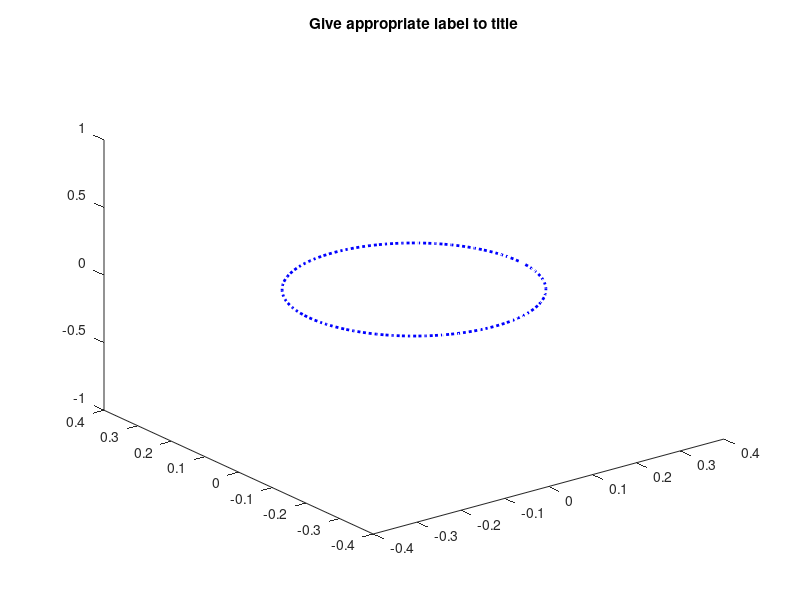

This figure's MATLAB source: (Note: this script raises an error after producing the figure.)
%% BME 445 Lab Module 3
% This is a MATLAB Live Script (only available in advanced versions of MATLAB).  
%% Lab 5 Task 1 - study the overall code.  See insructions for details.
%% Set up Membrane Ring (George R. Mines Experiment)
% This part of the code sets up the membrane ring for a re-entry model.
%%
NumLocs = 100;                  % Number of locations
radius = 1.5/(2*pi);            % radius
d_theta = 2*pi./NumLocs;        % distance in radial coordinates
theta = d_theta*(0:NumLocs-1);
x=radius*cos(theta);            % Polar coordinates x
y=radius*sin(theta);            % Polar coordinates y
ground = zeros(1,NumLocs);      % Create the ring at rest potential
dx = 0.015;

R_i = .5;
a = 0.002;

% Test out 3D plot of a ring
plot3(x,y,ground,':b', 'LineWidth', 2);
title('Give appropriate label to title');

%% Set up Initial Variables and Input Options
% This is a simple interface using the input command to set up the 
%%
disp('BME 445 Final Project Tasks')
mode_flag = input(...
    ['   Healthy mode         (press 1) ',...
    '\n   Unidirectional block (press 2) ',... 
    '\n   Your choice: ']);
% Lab 6 task - Consider adding later
% Uncomment below for Lab #6 (Apr 3), and add to above options.
%'\n   VFib model           (press 3) ',... 
%'\n   _________________    (press 4) ',...

% Uncomment below for Lab #6 (Apr 3)
% add_defib = input('Add Defibrillator? \n  Yes (press 1), \n  No  (press 0): ');

dur_total = input('Total duration of simulation? (ms, deault 40) ');

dt = 0.01;
numsteps = dur_total/dt;
%% Set up regular stimulus currents for simulated heart beats
%%
% Create first Stimuli 
I_stim1 = 250;
tdur = 1;
tdelay = 0;
Nstim_pos1 = 75;

% Create second Stimuli
I_stim2 = 350;
tdur2 = 1;
tdelay2 = input('Time of 2nd stimuli: ');
Nstim_pos2 = input('Location of 2nd stimuli: ');
%% 
% Lab #6-7 - Debrillator code will be implemented in April.

%  This is the defibrillator variable.
I_defib = 350;
tdur3 = 1;
tdelay3 = 20;
Nstim3=1:100;

% Heart Stimulus after defibrillation that stabilizes the heart
I_stim4 = 350;
tdur4 = 1;
tdelay4 = 35;
Nstim4 = 75;

% Setting up the cable parameters.
v_m = ground;                      

C_m = 1; 
g_L_sup = 0.3; 
g_Na_sup = 120;  
g_K_sup = 36;  
e_K = -12.26;  
e_Na = 117.56;
%% Initialize m, n, h parameters.
%%
% Calculation of initial alpha and beta values.
m = alpha_m(v_m)./(alpha_m(v_m)+beta_m(v_m));
n = alpha_n(v_m)./(alpha_n(v_m)+beta_n(v_m));
h = alpha_h(v_m)./(alpha_h(v_m)+beta_h(v_m));
%% Initialize conductivity and current values.
%%
% Calculation of conductivity and current values

g_K = g_K_sup*n.^4;
g_Na = g_Na_sup*m.^3.*h;
g_L = g_L_sup*ones(1,NumLocs);

% Finding e_L
e_L = (ik(v_m,n,g_K,e_K) + ina(v_m,m,h,g_Na,e_Na))./g_L;

V = v_m; 
M = m;  N = n; H = h; G_k = g_K; G_na = g_Na;
I_na = ina(v_m,m,h,g_Na,e_Na);
I_k = ik(v_m,n,g_K,e_K);
I_l = il(v_m,g_L,e_L);

I_Na = I_na;
G_Na = I_na./(v_m-e_Na);

I_K = I_k;
G_K = G_k;

Iion = I_k + I_na + I_l;
I_S = ground;
%% Lab #5 Task 2. This part of the code sets up the Cable Equations. 
%%
% Matrix A will play a very important part of setting up 
% the cable equations for this Final Project.

% Setting up Matrix A:
b1 = 1; b2 = 2;
A = [-b2, b1, zeros(1,NumLocs-3), b1; b1, -b2, b1, zeros(1,NumLocs-3)];

for k = 3:NumLocs-1
    B = 0*linspace(1,NumLocs,NumLocs);
    B(k-1) = b1; B(k) = -b2; B(k+1) = b1;
    A = [A; B];
end

A = [A; [b1, [zeros(1,NumLocs-3)], b1,-b2]];
% Matrix A is set.

I_s = I_S;
coeff_A = a/(2*R_i*dx*dx)*ones(1,NumLocs);
%% Lab 5 Task 3 - Modification for Unidirectional Block (Disease Model)
%%
% unidirectional block (Disease)
if mode_flag == 2 || mode_flag == 3
    % In Lab #5, you are tasked to comment on the purpose of this modification.
    A(2,1) = 0;
    A(2,2) = -1;
end
%% Implementing Forward Euler's Method
%%
for k = 1:numsteps-1
% Solving for the present v_m
    v_0 = dt/C_m.*(coeff_A.*(A*v_m')' - Iion + I_s);
    v_m = v_m + v_0;
    V = [V; v_m];
    
% Runge-Kutta Algorithm for m, n, h
    m0 = rk_fcn('f_m',m,v_m,dt);
    n0 = rk_fcn('f_n',n,v_m,dt);
    h0 = rk_fcn('f_h',h,v_m,dt);
    
% Solving for next timestep for m, n, h.
    m = m + dt*m0;
    n = n + dt*n0;
    h = h + dt*h0;

    M = [M; m];
    N = [N; n];
    H = [H; h];

% solving for ion currents
    g_Na = g_Na_sup*m.^3.*h;
    I_na = g_Na.*(v_m-e_Na);
%    I_Na = [I_Na; I_na];
%    G_Na = [G_Na; g_Na];

    g_K = g_K_sup*n.^4;
    I_k = g_K.*(v_m-e_K);
%    I_K = [I_K; I_k];
%    G_K = [G_K; g_K];    

% Code for two stimuli
    if mode_flag == 1 || mode_flag == 2 
    %  healthy (1)    or unidirectional block (2)
        I_s = 0*linspace(1,2,NumLocs);
        if k > tdelay/dt && k <= (tdelay+tdur)/dt
            I_s(Nstim_pos1) = I_stim1;
        elseif k > tdelay2/dt && k <= (tdelay2+tdur2)/dt            
            I_s(Nstim_pos2) = I_stim2;
        end
        
        %%%%%%%%%%%%%%%%%%%%%%%%%%%%%%%%%%%%%
        % Lab 6 (April 3rd):  Your task is to 
        % develop a dedicated model for 
        % application of defibrillator here.
        %%%%%%%%%%%%%%%%%%%%%%%%%%%%%%%%%%%%%
        
    end
        
    I_S = [I_S; I_s];
    Iion = I_k+I_na+I_l;
    waitbar(k/numsteps);
end
%% Simulating the ring model
%%
figure(445)
for k = 1:numsteps
    if mod(k,10) == 0
        plot3(x,y,V(k,:),x,y,ground,':b', 'LineWidth', 2);
        axis([-0.3 0.3 -0.3 0.3 -120 120]);
        title(sprintf('t  = %2.2f ms', k*dt));
        drawnow
    end
end

%This variable will be useful in obtaining extracellular potential measures
Time = linspace(0,dur_total-dt,numsteps); 
%% Obtaining measurements from a probe
% For Lab #7 (April 10-17), you will program an 'ECG Probe' to detect the measurements 
% during this AP propagation from a point source.  
%%
%%%%%%%%%%%%%%%%%%%%%%%%%%%%%%%%%%%%%
% Lab 7 (April 10th):  Your task is to 
% develop a point source to detect the 
% AP during this threshold stimuli.
%%%%%%%%%%%%%%%%%%%%%%%%%%%%%%%%%%%%%
%% 
% Runge kutta function
%%
function x0 = rk_fcn(fcn_str,x,v_m,dt)
    % m0 = rk_fcn('fcn_m',m,v_m,dt);
    x1 = eval(sprintf('%s(x,v_m);',fcn_str));
    x2 = eval(sprintf('%s(x+dt*x1/2,v_m);',fcn_str));
    x3 = eval(sprintf('%s(x+dt*x2/2,v_m);',fcn_str));
    x4 = eval(sprintf('%s(x+dt*x3,v_m);',fcn_str));
    x0 = (x1 + 2*x2 + 2*x3 + x4)/6;
end

% f_v.m
%%%%%%%%%%%%%%%%%%%%%%%%%%%%%%%%%%%%%%%%%%%%%%%%%%%%%%%%%%%%%%%%%%%
function vp = f_v(v,m,n,h,I_stim, e_L)
% This is the differential equation for the membrane potential in 
% terms of the four currents and specific membrane capacitance C_m.

% Setting values into variables
C_m = 1; g_Na = 120;  g_K = 36;  e_K = -12.26;  e_Na = 117.56;

% Differential equation
vp = -1./C_m*(ina(v,m,h,g_Na,e_Na) + ik(v,n,g_K,e_K) + ...
il(v,e_L)+ I_stim);
end
%%%%%%%%%%%%%%%%%%%%%%%%%%%%%%%%%%%%%%%%%%%%%%%%%%%%%%%%%%%%%%%%%%%

% alpha_m.m, alpha_h.m, alpha_n.m
%%%%%%%%%%%%%%%%%%%%%%%%%%%%%%%%%%%%%%%%%%%%%%%%%%%%%%%%%%%%%%%%%%%
function alpham = alpha_m(v_m)
% Alpha equation of m.

alpham = 0.1.*(25-v_m)./(exp((25-v_m)./10)-1);
end
%%%%%%%%%%%%%%%%%%%%%%%%%%%%%%%%%%%%%%%%%%%%%%%%%%%%%%%%%%%%%%%%%%%

%%%%%%%%%%%%%%%%%%%%%%%%%%%%%%%%%%%%%%%%%%%%%%%%%%%%%%%%%%%%%%%%%%%
function alphah = alpha_h(v_m)
% Alpha equation of h.

alphah = 0.07.*exp(-v_m./20);
end
%%%%%%%%%%%%%%%%%%%%%%%%%%%%%%%%%%%%%%%%%%%%%%%%%%%%%%%%%%%%%%%%%%%

%%%%%%%%%%%%%%%%%%%%%%%%%%%%%%%%%%%%%%%%%%%%%%%%%%%%%%%%%%%%%%%%%%%
function alphan = alpha_n(v_m)
% Alpha equation of n.

alphan = 0.01.*(10-v_m)./(exp((10-v_m)./10)-1);
end
%%%%%%%%%%%%%%%%%%%%%%%%%%%%%%%%%%%%%%%%%%%%%%%%%%%%%%%%%%%%%%%%%%%

 
% beta_m.m, beta_h.m, beta_n.m
%%%%%%%%%%%%%%%%%%%%%%%%%%%%%%%%%%%%%%%%%%%%%%%%%%%%%%%%%%%%%%%%%%%
function  betam = beta_m(v_m)
% Beta equation of m

betam = 4.0.*exp(-v_m./18.0);
end
%%%%%%%%%%%%%%%%%%%%%%%%%%%%%%%%%%%%%%%%%%%%%%%%%%%%%%%%%%%%%%%%%%%

%%%%%%%%%%%%%%%%%%%%%%%%%%%%%%%%%%%%%%%%%%%%%%%%%%%%%%%%%%%%%%%%%%%
function  betah = beta_h(v_m)
% Beta equation of h

betah = 1./(exp((30-v_m)./10)+1);
end
%%%%%%%%%%%%%%%%%%%%%%%%%%%%%%%%%%%%%%%%%%%%%%%%%%%%%%%%%%%%%%%%%%%

%%%%%%%%%%%%%%%%%%%%%%%%%%%%%%%%%%%%%%%%%%%%%%%%%%%%%%%%%%%%%%%%%%%
function  betan = beta_n(v_m)
% Beta equation of n

betan = 0.125.*exp(-v_m./80.0);
end
%%%%%%%%%%%%%%%%%%%%%%%%%%%%%%%%%%%%%%%%%%%%%%%%%%%%%%%%%%%%%%%%%%%

% f_m.m, f_h.m, f_n.m
%%%%%%%%%%%%%%%%%%%%%%%%%%%%%%%%%%%%%%%%%%%%%%%%%%%%%%%%%%%%%%%%%%%
function mp = f_m(m,v_m)
% Differential Equation of m

mp = alpha_m(v_m).*(1-m) - beta_m(v_m).*m;
end
%%%%%%%%%%%%%%%%%%%%%%%%%%%%%%%%%%%%%%%%%%%%%%%%%%%%%%%%%%%%%%%%%%%

%%%%%%%%%%%%%%%%%%%%%%%%%%%%%%%%%%%%%%%%%%%%%%%%%%%%%%%%%%%%%%%%%%%
function hp = f_h(h, v_m)
% Differential Equation of h

hp = alpha_h(v_m).*(1-h) - beta_h(v_m).*h;
end
%%%%%%%%%%%%%%%%%%%%%%%%%%%%%%%%%%%%%%%%%%%%%%%%%%%%%%%%%%%%%%%%%%%

%%%%%%%%%%%%%%%%%%%%%%%%%%%%%%%%%%%%%%%%%%%%%%%%%%%%%%%%%%%%%%%%%%%
function np = f_n(n, v_m)
% Differential Equation of n

np = alpha_n(v_m).*(1-n) - beta_n(v_m).*n;
end
%%%%%%%%%%%%%%%%%%%%%%%%%%%%%%%%%%%%%%%%%%%%%%%%%%%%%%%%%%%%%%%%%%%

%%%%%%%%%%%%%%%%%%%%%%%%%%%%%%%%%%%%%%%%%%%%%%%%%%%%%%%%%%%%%%%%%%%
function I_K = ik(v,n,g_K,e_K)

% g_K = 36;
% e_K = -12.26;
I_K = g_K*n.^4.*(v-e_K);
end
%%%%%%%%%%%%%%%%%%%%%%%%%%%%%%%%%%%%%%%%%%%%%%%%%%%%%%%%%%%%%%%%%%%

%%%%%%%%%%%%%%%%%%%%%%%%%%%%%%%%%%%%%%%%%%%%%%%%%%%%%%%%%%%%%%%%%%%
function I_Na = ina(v,m,h,g_Na,e_Na)

% g_Na = 120;
% e_Na = 117.56;
I_Na = g_Na.*m.^3.*h.*(v-e_Na);
end
%%%%%%%%%%%%%%%%%%%%%%%%%%%%%%%%%%%%%%%%%%%%%%%%%%%%%%%%%%%%%%%%%%%

%%%%%%%%%%%%%%%%%%%%%%%%%%%%%%%%%%%%%%%%%%%%%%%%%%%%%%%%%%%%%%%%%%%
function I_L = il(v, g_L, e_L)

% g_L = 0.3;
I_L = g_L.*(v-e_L);
end
%%%%%%%%%%%%%%%%%%%%%%%%%%%%%%%%%%%%%%%%%%%%%%%%%%%%%%%%%%%%%%%%%%%